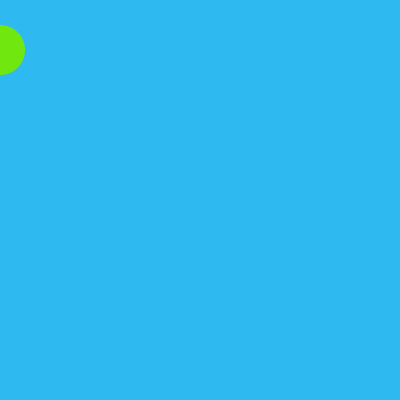
Frame 1 (no input)
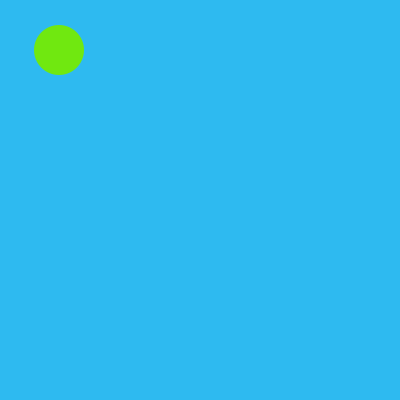
Frame 60 (the mouse pressed at the canvas centre just before this capture)
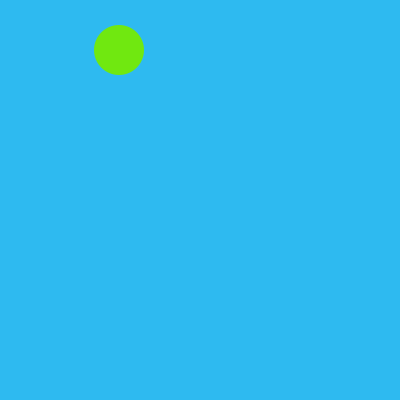
Frame 120 (the mouse held since frame 60 and released just before this capture)

The Processing sketch that drew these frames (run headless with seeded random() and noise(); from frame 60 on, the mouse is pressed at the canvas centre):

// Processing sketch: Non_random_animation_of_a_circle_crossing_the_screen
// ── Non_random_animation_of_a_circle_crossing_the_screen.pde
  float circle_x = 0;

void setup () {
  size (400, 400);
  
  noStroke();
  fill (#70E810);
 
}

void draw () {
  background (#2EBAF0);
  
  ellipse (circle_x, 50, 50, 50);
  
  circle_x = circle_x + 1; 
}
